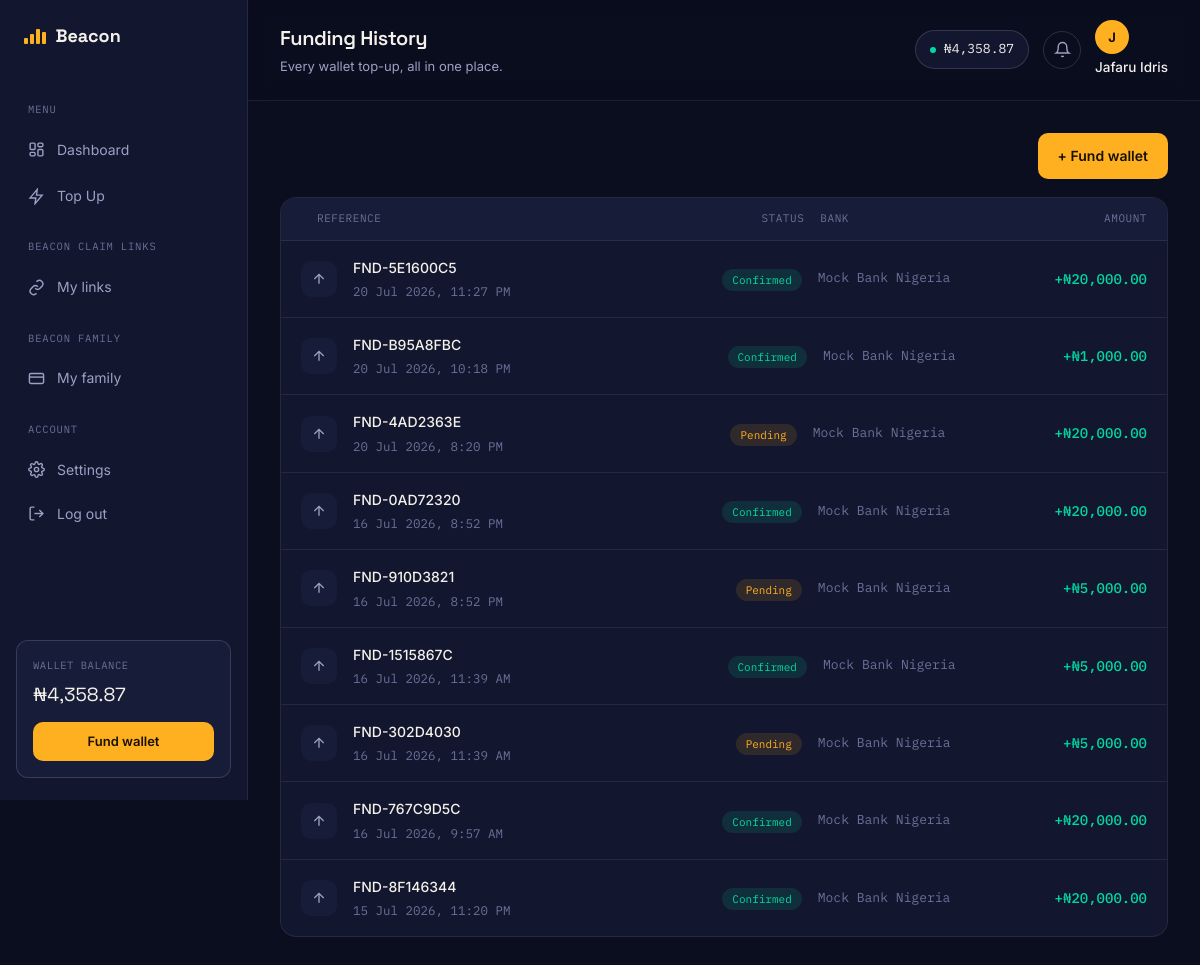
Page /wallet/history/ (signed in) on the committed database.
### authentication/models.py (models this page shows, shortened)
class User(AbstractUser):
    email = models.EmailField(unique=True)
    phone_number = models.CharField(max_length=20, blank=True)
    is_email_verified = models.BooleanField(default=False)
    email_verification_token = models.CharField(max_length=100, blank=True, null=True)
    password_reset_token = models.CharField(max_length=100, blank=True, null=True)
    password_reset_expires = models.DateTimeField(blank=True, null=True)
    referral_code = models.CharField(max_length=20, unique=True, blank=True, null=True)
    referred_by = models.ForeignKey('self', on_delete=models.SET_NULL, blank=True, null=True, related_name='referrals')
    date_joined = models.DateTimeField(auto_now_add=True)
    last_login_ip = models.GenericIPAddressField(blank=True, null=True)
    transaction_pin_hash = models.CharField(
        max_length=128,
        blank=True,
        null=True,
        help_text="Hashed transaction PIN"
    )
    USERNAME_FIELD = 'email'
    REQUIRED_FIELDS = ['username']
    class Meta:
        ordering = ['-date_joined']
    def get_full_name(self):
        if self.first_name or self.last_name:
            return f"{self.first_name} {self.last_name}".strip()
        return self.username

### wallet/models.py (models this page shows, shortened)
class Wallet(models.Model):
    user = models.OneToOneField(User, on_delete=models.CASCADE, related_name='wallet')
    balance = models.DecimalField(max_digits=12, decimal_places=2, default=0.00)
    total_funded = models.DecimalField(max_digits=12, decimal_places=2, default=0.00)
    total_spent = models.DecimalField(max_digits=12, decimal_places=2, default=0.00)
    is_active = models.BooleanField(default=True)
    created_at = models.DateTimeField(auto_now_add=True)
    updated_at = models.DateTimeField(auto_now=True)
    class Meta:
        verbose_name = 'Wallet'
        verbose_name_plural = 'Wallets'

class FundingRequest(models.Model):
    STATUS_CHOICES = [
        ('pending', 'Pending'),
        ('confirmed', 'Confirmed'),
        ('rejected', 'Rejected'),
        ('cancelled', 'Cancelled'),
    ]
    request_id = models.CharField(max_length=20, unique=True, editable=False)
    user = models.ForeignKey(User, on_delete=models.CASCADE, related_name='funding_requests')
    amount = models.DecimalField(max_digits=10, decimal_places=2)
    bank_name = models.CharField(max_length=100)
    account_name = models.CharField(max_length=200)
    account_number = models.CharField(max_length=20)
    reference_number = models.CharField(max_length=50, unique=True)
    status = models.CharField(max_length=20, choices=STATUS_CHOICES, default='pending')
    notes = models.TextField(blank=True)
    processed_at = models.DateTimeField(blank=True, null=True)
    created_at = models.DateTimeField(auto_now_add=True)
    class Meta:
        ordering = ['-created_at']

### wallet/views.py (the view)
# urls.py: path('history/', views.funding_history_view, name='funding_history'),
@login_required
def funding_history_view(request):
    fundings = FundingRequest.objects.filter(user=request.user)
    return render(request, 'wallet/funding_history.html', {'fundings': fundings})

### core/context_processors.py (called while the page is built)
def site_settings(request):
    return {
        'site_settings': SiteSettings.load(),
        'theme': request.session.get('theme', 'light'),
    }

def notifications_count(request):
    count = 0
    if request.user.is_authenticated:
        count = Notification.objects.filter(user=request.user, is_read=False).count()
    return {'unread_notifications': count}

### core/models.py (called while the page is built)
    @classmethod
    def load(cls):
        obj, created = cls.objects.get_or_create(pk=1)
        return obj

### templates/wallet/funding_history.html (shortened to what this page needs)
{% extends "base.html" %}
{% load static %}
{% load humanize %}
{% block page_title %}Funding History{% endblock %}
{% block page_subtitle %}<p>Every wallet top-up, all in one place.</p>{% endblock %}
{% block extra_head %}
<link rel="stylesheet" href="{% static 'css/transactions.css' %}">
{% endblock %}
{% block content %}
<div class="tx-toolbar">
  <a href="{% url 'wallet:fund' %}" class="btn btn-primary">+ Fund wallet</a>
</div>
<div class="tx-table full">
  <div class="tx-row head">
    <div>Reference</div>
    <div class="col-status">Status</div>
    <div>Bank</div>
    <div>Amount</div>
  </div>
  {% for fund in fundings %}
  <div class="tx-row">
    <div class="tx-icon">
      <svg viewBox="0 0 24 24" fill="none" stroke="currentColor" stroke-width="2"><path d="M12 19V5M5 12l7-7 7 7"/></svg>
    </div>
    <div class="tx-desc">
      <div class="t1">{{ fund.request_id }}</div>
      <div class="t2">{{ fund.created_at|date:"d M Y, g:i A" }}</div>
    </div>
    <div class="col-status">
      <span class="badge badge-{% if fund.status == 'confirmed' %}success{% elif fund.status == 'pending' %}pending{% else %}failed{% endif %}">
        {{ fund.get_status_display }}
      </span>
    </div>
    <div class="tx-balance">{{ fund.bank_name }}</div>
    <div class="tx-amount pos">+₦{{ fund.amount|intcomma }}</div>
  </div>
  {% endfor %}
</div>
{% endblock %}

### templates/base.html (shortened to what this page needs)
{% load static %}
{% load humanize %}
<!DOCTYPE html>
<html lang="en">
<head>
<link rel="stylesheet" href="{% static 'css/style.css' %}">
<link rel="stylesheet" href="{% static 'css/native.css' %}">
{% block extra_head %}{% endblock %}
</head>
<body{% block body_attrs %}{% endblock %}>
<div class="app-shell">
  <aside class="sidebar" id="sidebar">
    <div class="sidebar-top-row">
      <a href="{% url 'dashboard:index' %}" class="logo">
        <span class="bars"><span></span><span></span><span></span><span></span></span>
        Beacon
      </a>
    </div>
    <nav class="side-nav">
      <div class="nav-label">Menu</div>
      <a href="{% url 'dashboard:index' %}" class="nav-link {% if active_nav == 'dashboard' %}active{% endif %}">
        <svg viewBox="0 0 24 24" fill="none" stroke="currentColor" stroke-width="2"><rect x="3" y="3" width="7" height="9" rx="1.5"/><rect x="14" y="3" width="7" height="5" rx="1.5"/><rect x="14" y="12" width="7" height="9" rx="1.5"/><rect x="3" y="16" width="7" height="5" rx="1.5"/></svg>
        Dashboard
      </a>
      <a href="{% url 'services:list' %}" class="nav-link {% if active_nav == 'buy' %}active{% endif %}">
        <svg viewBox="0 0 24 24" fill="none" stroke="currentColor" stroke-width="2"><path d="M13 2L3 14h8l-1 8 10-12h-8l1-8z"/></svg>
        Top Up
      </a>
      <div class="nav-label">Beacon Claim Links</div>
      <a href="{% url 'links:my_links' %}" class="nav-link {% if active_nav == 'claims' %}active{% endif %}">
        <svg viewBox="0 0 24 24" fill="none" stroke="currentColor" stroke-width="2"><path d="M10 13a5 5 0 007 0l3-3a5 5 0 00-7-7l-1 1"/><path d="M14 11a5 5 0 00-7 0l-3 3a5 5 0 007 7l1-1"/></svg>
        My links
      </a>
      <div class="nav-label">Beacon Family</div>
      <a href="{% url 'beacon_family:list' %}" class="nav-link {% if active_nav == 'wallet' %}active{% endif %}">
        <svg viewBox="0 0 24 24" fill="none" stroke="currentColor" stroke-width="2"><rect x="2" y="5" width="20" height="14" rx="2"/><path d="M2 10h20"/></svg>
        My family
      </a>
      <div class="nav-label">Account</div>
      <a href="{% url 'accounts:settings' %}" class="nav-link {% if active_nav == 'settings' %}active{% endif %}">
        Settings
      </a>
      <form method="post" action="{% url 'accounts:logout' %}" class="logout-form">
        <button type="submit" class="nav-link nav-link-btn">
          <svg viewBox="0 0 24 24" fill="none" stroke="currentColor" stroke-width="2"><path d="M9 21H5a2 2 0 01-2-2V5a2 2 0 012-2h4"/><path d="M16 17l5-5-5-5"/><path d="M21 12H9"/></svg>
          Log out
        </button>
      </form>
    </nav>
    <div class="sidebar-wallet">
      <div class="label">Wallet balance</div>
      <div class="amount">₦{{ user.wallet.balance|intcomma }}</div>
      <a href="{% url 'wallet:fund' %}" class="btn btn-primary btn-sm">Fund wallet</a>
    </div>
  </aside>
  <div class="app-main">
    <header class="app-topbar">
      <div class="topbar-title">
        <h1>{% block page_title %}Dashboard{% endblock %}</h1>
        {% block page_subtitle %}{% endblock %}
      </div>
      <div class="topbar-actions">
        <div class="wallet-chip">
          <span class="dot"></span> ₦{{ user.wallet.balance|intcomma }}
        </div>
        <a href="{% url 'notifications:list' %}" class="icon-btn" aria-label="Notifications">
          <svg viewBox="0 0 24 24" fill="none" stroke="currentColor" stroke-width="2"><path d="M18 8a6 6 0 00-12 0c0 7-3 9-3 9h18s-3-2-3-9"/><path d="M13.7 21a2 2 0 01-3.4 0"/></svg>
        </a>
        <div class="user-chip">
          <a href="{% url 'accounts:profile' %}">
            <div class="avatar">{{ user.get_full_name|slice:":1"|default:"U" }}</div>
            <span class="uname">{{ user.get_full_name|default:"Account" }}</span>
          </a>
        </div>
      </div>
    </header>
    <main class="app-content">
      {% block content %}{% endblock %}
    </main>
  </div>
</div>
</body>
</html>

### static/css/native.css (style rules this page uses)
html, body { overscroll-behavior-y: contain; }
* { -webkit-tap-highlight-color: transparent; }
button, a, .nav-link, .service-tab, .filter-tab, .pin-key, .provider-chip, .amount-chip, .plan-card, .qa-item, .qty-btn { -webkit-touch-callout: none; user-select: none; touch-action: manipulation; }
.app-topbar { padding-top: max(20px, env(safe-area-inset-top)); }
.sidebar { padding-top: max(22px, env(safe-area-inset-top)); padding-bottom: max(22px, env(safe-area-inset-bottom)); }

### static/css/transactions.css (style rules this page uses)
:root { --bg:#0B0E1F; --bg-elev:#12162E; --bg-elev-2:#171C38; --text:#F3F1EA; --text-dim:#9CA1C4; --text-dimmer:#6B7098; --amber:#FFB020; --mint:#00D9A3; --violet:#7C6CFF; --danger:#FF6B6B; --border:rgba(255,255,255,0.08); --border-strong:rgba(255,255,255,0.14); }
.tx-toolbar { display:flex; align-items:center; justify-content:space-between; gap:16px; margin-bottom:18px; flex-wrap:wrap; }
.tx-table.full { background:var(--bg-elev); border:1px solid var(--border); border-radius:16px; overflow:hidden; margin-bottom:20px; }
.tx-table.full .tx-row { grid-template-columns:auto 1.6fr auto 1fr auto; }
.tx-table.full .tx-row.head { grid-template-columns:auto 1.6fr auto 1fr auto; }
.tx-balance { font-family:'IBM Plex Mono'; font-size:13px; color:var(--text-dimmer); }

### rows in the picture
User: wallet.balance "4,358.87", get_full_name "J", get_full_name "Jafaru Idris"
FundingRequest: request_id "FND-5E1600C5", created_at "20 Jul 2026, 11:27 PM", status "Confirmed", bank_name "Mock Bank Nigeria", amount "20,000.00"
FundingRequest: request_id "FND-B95A8FBC", created_at "20 Jul 2026, 10:18 PM", status "Confirmed", bank_name "Mock Bank Nigeria", amount "1,000.00"
FundingRequest: request_id "FND-4AD2363E", created_at "20 Jul 2026, 8:20 PM", status "Pending", bank_name "Mock Bank Nigeria", amount "20,000.00"
FundingRequest: request_id "FND-0AD72320", created_at "16 Jul 2026, 8:52 PM", status "Confirmed", bank_name "Mock Bank Nigeria", amount "20,000.00"
FundingRequest: request_id "FND-910D3821", created_at "16 Jul 2026, 8:52 PM", status "Pending", bank_name "Mock Bank Nigeria", amount "5,000.00"
FundingRequest: request_id "FND-1515867C", created_at "16 Jul 2026, 11:39 AM", status "Confirmed", bank_name "Mock Bank Nigeria", amount "5,000.00"
FundingRequest: request_id "FND-302D4030", created_at "16 Jul 2026, 11:39 AM", status "Pending", bank_name "Mock Bank Nigeria", amount "5,000.00"
FundingRequest: request_id "FND-767C9D5C", created_at "16 Jul 2026, 9:57 AM", status "Confirmed", bank_name "Mock Bank Nigeria", amount "20,000.00"
FundingRequest: request_id "FND-8F146344", created_at "15 Jul 2026, 11:20 PM", status "Confirmed", bank_name "Mock Bank Nigeria", amount "20,000.00"
